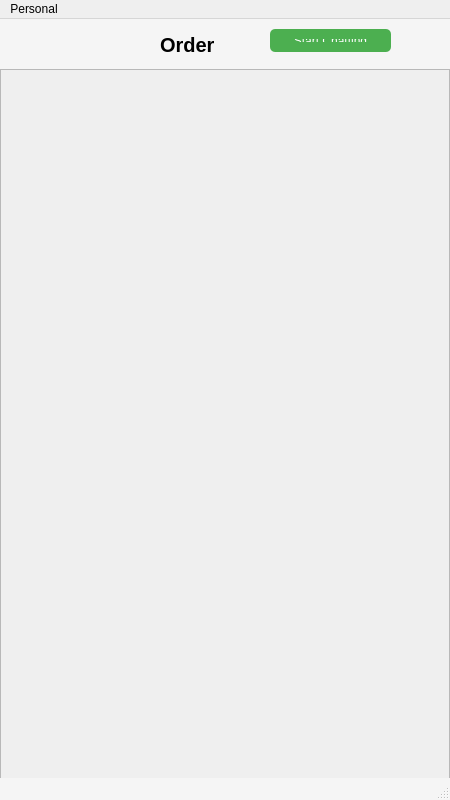
<ui version="4.0">
 <class>MainWindow_toc</class>
 <widget class="QMainWindow" name="MainWindow_toc">
  <property name="geometry">
   <rect>
    <x>0</x>
    <y>0</y>
    <width>450</width>
    <height>800</height>
   </rect>
  </property>
  <property name="minimumSize">
   <size>
    <width>450</width>
    <height>800</height>
   </size>
  </property>
  <property name="maximumSize">
   <size>
    <width>450</width>
    <height>800</height>
   </size>
  </property>
  <property name="windowTitle">
   <string>Customer Dashboard</string>
  </property>
  <property name="styleSheet">
   <string notr="true">
    QMainWindow {
        background-color: #f5f5f5; /* 设置背景颜色 */
    }
    QLabel {
        font-size: 15pt; /* 设置字体大小 */
        font-weight: bold; /* 设置字体加粗 */
        text-align: center; /* 文本居中 */
    }
    QPushButton {
        background-color: #4CAF50; /* 设置按钮背景颜色 */
        color: white; /* 设置按钮文字颜色 */
        border: none; /* 去掉边框 */
        border-radius: 5px; /* 设置圆角 */
        padding: 10px; /* 设置内边距 */
    }
   </string>
  </property>
  <widget class="QWidget" name="centralwidget">
   <widget class="QLabel" name="label">
    <property name="geometry">
     <rect>
      <x>160</x>
      <y>0</y>
      <width>101</width>
      <height>51</height>
     </rect>
    </property>
    <property name="text">
     <string>Order</string>
    </property>
   </widget>
   <widget class="QScrollArea" name="m_scrollArea">
    <property name="geometry">
     <rect>
      <x>0</x>
      <y>50</y>
      <width>450</width>
      <height>720</height>
     </rect>
    </property>
    <property name="widgetResizable">
     <bool>true</bool>
    </property>
    <widget class="QWidget" name="scrollAreaWidgetContents">
     <property name="geometry">
      <rect>
       <x>0</x>
       <y>0</y>
       <width>448</width>
       <height>718</height>
      </rect>
     </property>
    </widget>
   </widget>
   <widget class="QPushButton" name="pushButton">
    <property name="geometry">
     <rect>
      <x>270</x>
      <y>10</y>
      <width>121</width>
      <height>23</height>
     </rect>
    </property>
    <property name="text">
     <string>Start Chatting</string>
    </property>
   </widget>
  </widget>
  <widget class="QStatusBar" name="statusbar"/>
  <widget class="QMenuBar" name="menubar">
   <property name="geometry">
    <rect>
     <x>0</x>
     <y>0</y>
     <width>450</width>
     <height>23</height>
    </rect>
   </property>
   <widget class="QMenu" name="menu">
    <property name="title">
     <string>Personal</string>
    </property>
    <addaction name="action"/>
   </widget>
   <addaction name="menu"/>
  </widget>
  <action name="action">
   <property name="text">
    <string>退出登录</string>
   </property>
  </action>
 </widget>
 <resources/>
 <connections>
  <connection>
   <sender>action</sender>
   <signal>triggered()</signal>
   <receiver>MainWindow_toc</receiver>
   <slot>close()</slot>
   <hints>
    <hint type="sourcelabel">
     <x>-1</x>
     <y>-1</y>
    </hint>
    <hint type="destinationlabel">
     <x>224</x>
     <y>399</y>
    </hint>
   </hints>
  </connection>
 </connections>
</ui>
